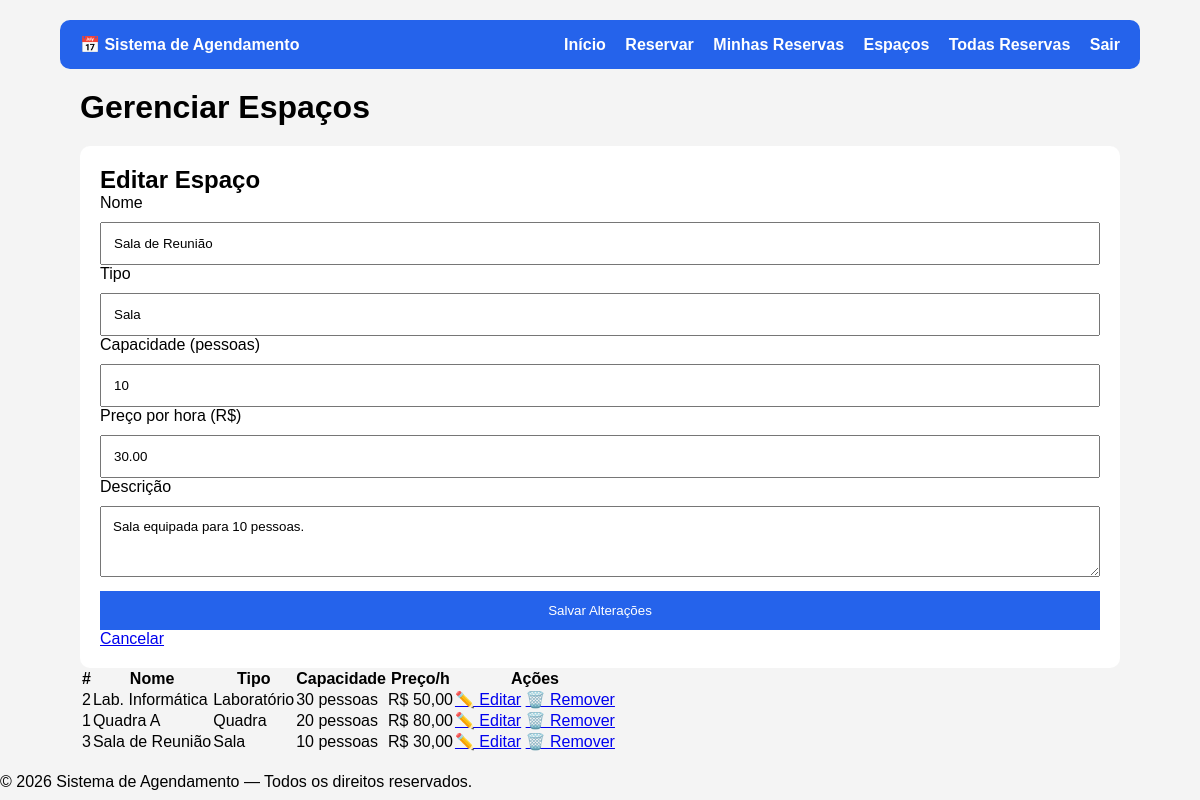
The app's page /admin_espacos.php?editar=3 (signed in) with its own data.
### tables this page shows
CREATE TABLE IF NOT EXISTS espacos (
    id           INT AUTO_INCREMENT PRIMARY KEY,
    nome         VARCHAR(100)  NOT NULL,
    tipo         VARCHAR(60)   NOT NULL DEFAULT 'Espaço',    
    descricao    TEXT,
    capacidade   INT           DEFAULT NULL,
    preco_hora   DECIMAL(10,2) NOT NULL DEFAULT 0.00,
    ativo        TINYINT(1)    NOT NULL DEFAULT 1,
    criado_em    DATETIME NOT NULL DEFAULT CURRENT_TIMESTAMP
);

### public/admin_espacos.php (the view, shortened to what this page needs)
<?php
require '../config/conexao.php';
$modoEditar = null;
if (isset($_GET['editar'])) {
    $id = (int)$_GET['editar'];
    $stmtE = $conn->prepare('SELECT * FROM espacos WHERE id = ? AND ativo = 1');
    $stmtE->bind_param('i', $id);
    $stmtE->execute();
    $res = $stmtE->get_result();
    $modoEditar = $res->fetch_assoc();
}
$espacos = $conn->query('SELECT * FROM espacos WHERE ativo = 1 ORDER BY nome');
?>
<?php include '../includes/header.php'; ?>
<main class="container">
    <div class="page-top">
        <h1>Gerenciar Espaços</h1>
    </div>
    <div class="card">
        <h2><?= $modoEditar ? 'Editar Espaço' : 'Novo Espaço' ?></h2>
        <form method="POST">
            <div class="form-grid-2">
                <div>
                    <label>Nome</label>
                    <input type="text" name="nome" placeholder="Ex: Quadra B"
                           value="<?= htmlspecialchars($modoEditar['nome'] ?? $_POST['nome'] ?? '') ?>" required>
                </div>
                <div>
                    <label>Tipo</label>
                    <input type="text" name="tipo" placeholder="Ex: Quadra, Laboratório, Sala"
                           value="<?= htmlspecialchars($modoEditar['tipo'] ?? $_POST['tipo'] ?? '') ?>" required>
                </div>
                <div>
                    <label>Capacidade (pessoas)</label>
                    <input type="number" name="capacidade" min="1"
                           placeholder="Opcional"
                           value="<?= htmlspecialchars($modoEditar['capacidade'] ?? $_POST['capacidade'] ?? '') ?>">
                </div>
                <div>
                    <label>Preço por hora (R$)</label>
                    <input type="number" name="preco" step="0.01" min="0" placeholder="0.00"
                           value="<?= htmlspecialchars($modoEditar['preco_hora'] ?? $_POST['preco'] ?? '') ?>" required>
                </div>
            </div>
            <label>Descrição</label>
            <textarea name="descricao" rows="3" placeholder="Descreva o espaço..."><?= htmlspecialchars($modoEditar['descricao'] ?? $_POST['descricao'] ?? '') ?></textarea>
            <div class="form-acoes">
                <button type="submit" class="btn btn-primary">
                    <?= $modoEditar ? 'Salvar Alterações' : 'Cadastrar Espaço' ?>
                </button>
                <?php if ($modoEditar): ?>
                    <a href="admin_espacos.php" class="btn btn-outline">Cancelar</a>
                <?php endif; ?>
            </div>
        </form>
    </div>
    <?php if ($espacos->num_rows === 0): ?>
        <div class="alert alert-info">Nenhum espaço cadastrado.</div>
    <?php else: ?>
        <div class="tabela-wrap mt-1">
            <table class="tabela">
                <thead>
                    <tr>
                        <th>#</th>
                        <th>Nome</th>
                        <th>Tipo</th>
                        <th>Capacidade</th>
                        <th>Preço/h</th>
                        <th>Ações</th>
                    </tr>
                </thead>
                <tbody>
                <?php while ($e = $espacos->fetch_assoc()): ?>
                    <tr>
                        <td><?= $e['id'] ?></td>
                        <td><?= htmlspecialchars($e['nome']) ?></td>
                        <td><?= htmlspecialchars($e['tipo']) ?></td>
                        <td><?= $e['capacidade'] ? $e['capacidade'] . ' pessoas' : '—' ?></td>
                        <td>R$ <?= number_format($e['preco_hora'], 2, ',', '.') ?></td>
                        <td class="acoes-tabela">
                            <a href="admin_espacos.php?editar=<?= $e['id'] ?>"
                               class="btn btn-outline btn-sm">✏️ Editar</a>
                            <a href="admin_espacos.php?excluir=<?= $e['id'] ?>"
                               class="btn btn-danger btn-sm"
                               onclick="return confirm('Remover este espaço?')">🗑️ Remover</a>
                        </td>
                    </tr>
                <?php endwhile; ?>
                </tbody>
            </table>
        </div>
    <?php endif; ?>
</main>
<?php include '../includes/footer.php'; ?>

### public/assets/css/style.css (style rules this page uses)
* { margin:0; padding:0; box-sizing:border-box; font-family:Arial; }
body { background:#f4f4f4; }
.container { width:90%; margin:auto; padding:20px; }
.card { background:#fff; padding:20px; border-radius:10px; margin-top:20px; }
input,select,button,textarea { width:100%; padding:12px; margin-top:10px; }
button { background:#2563eb; border:none; color:white; cursor:pointer; }

### records on screen
espacos: nome "Sala de Reunião", tipo "Sala", capacidade "10", preco "30.00", descricao "Sala equipada para 10 pessoas.", id "3", preco_hora "30,00"
espacos: id "2", nome "Lab. Informática", tipo "Laboratório", capacidade "30", preco_hora "50,00"
espacos: id "1", nome "Quadra A", tipo "Quadra", capacidade "20", preco_hora "80,00"
